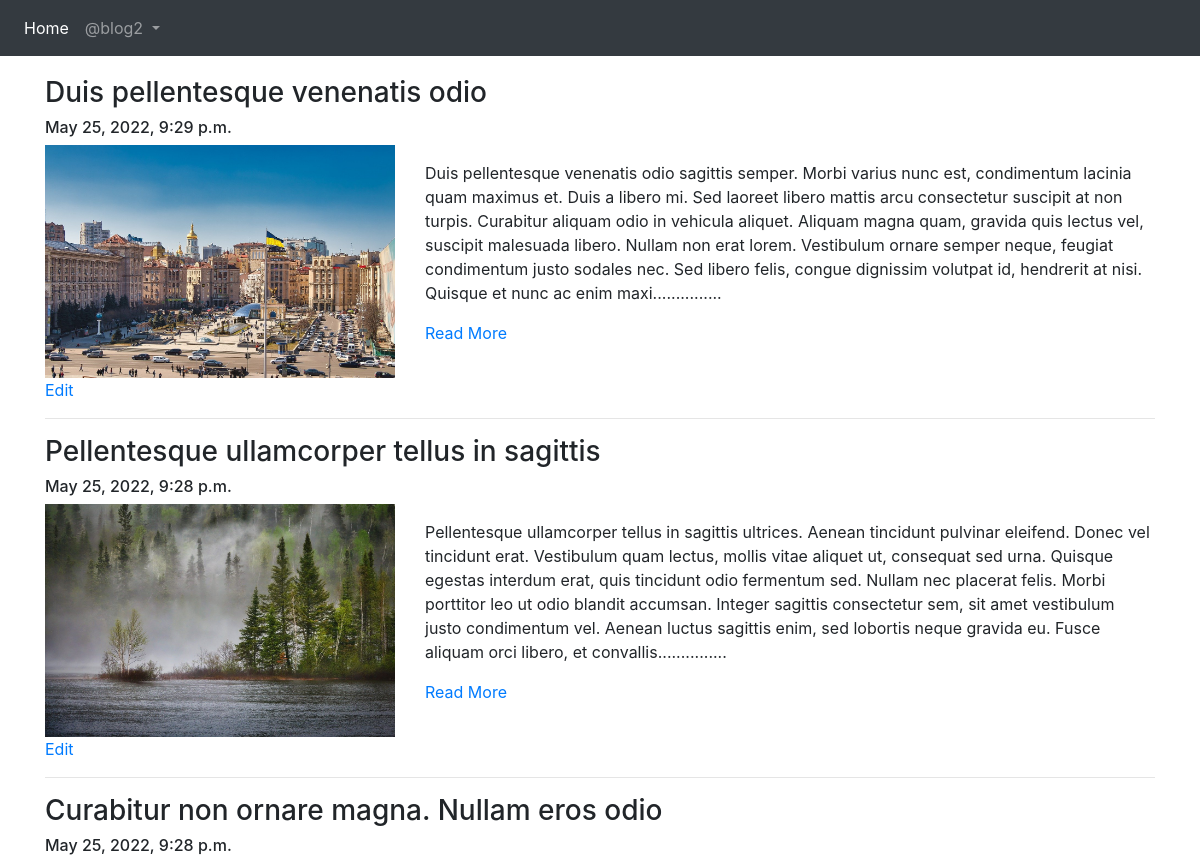
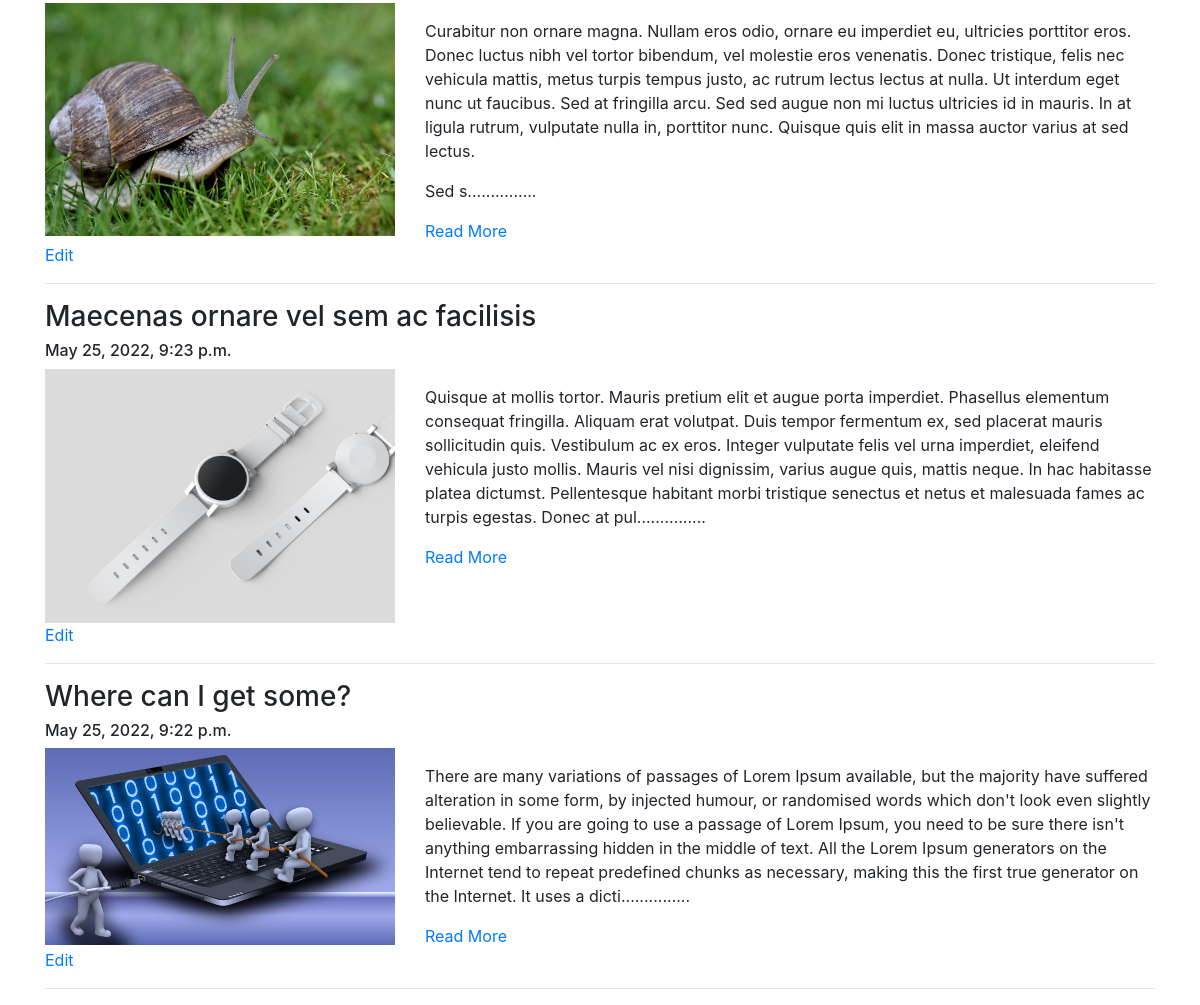
/blog/my-blogs/ (signed in), run on the app's committed database (2 pictures, top to bottom).
### App_Blog/models.py (models this page shows, shortened)
class Blog(models.Model):
    author = models.ForeignKey(User, on_delete=models.CASCADE, related_name='post_author')
    blog_title = models.CharField(max_length=264, verbose_name="Put a Title")
    slug = models.SlugField(max_length=264, unique=True)
    blog_content = models.TextField(verbose_name="What is on your mind")
    blog_image = models.ImageField(upload_to = 'blog_images', verbose_name='Image')
    publish_date = models.DateTimeField(auto_now_add=True)
    update_date = models.DateTimeField(auto_now=True)
    class Meta:
        ordering = ['-publish_date',]

### App_Blog/views.py (the view)
# urls.py: path('my-blogs/', views.MyBlogs.as_view(), name='my_blogs'),
class MyBlogs(LoginRequiredMixin, TemplateView):
    template_name = 'App_Blog/my_blogs.html'

### App_Blog/templatetags/custom_filters.py (called while the page is built)
def range_filter(value):
    return value[0:500] + "..............."

### templates/App_Blog/my_blogs.html (shortened to what this page needs)
{% extends 'base.html' %}
{% load custom_filters %}
{% block body_block %}
  {% for blog in user.post_author.all %}
  <h3>{{blog.blog_title}}</h3>
  <h6>{{blog.publish_date}}</h6>
  <div class="row">
    <div class="col-sm-4">
      <img src="/media/{{blog.blog_image}}" alt="" width="100%">
    </div>
    <div class="col-sm-8">
      <p>{{blog.blog_content|range_filter|linebreaks}}</p>
      <a href="{% url 'App_Blog:blog_details' slug=blog.slug %}">Read More</a>
    </div>
  </div>
  <a href="{% url 'App_Blog:edit_blog' pk=blog.pk %}">Edit</a>
  <hr>
{% endfor %}
{% endblock %}

### templates/base.html (shortened to what this page needs)
<!DOCTYPE html>
<html lang="en" dir="ltr">
  <head>
     <link rel="stylesheet" href="https://stackpath.bootstrapcdn.com/bootstrap/4.4.1/css/bootstrap.min.css">
     <link rel="stylesheet" href="https://use.fontawesome.com/releases/v5.15.4/css/all.css">
  </head>
  <body>
  <nav class="navbar navbar-expand-sm navbar-dark bg-dark">
    <ul class="navbar-nav">
      <li class="nav-item active">
        <a class="nav-link" href="{% url 'index' %}">Home</a>
      </li>
      {% if user.is_authenticated %}
      <div class="nav-item dropdown">
        <a class="nav-link dropdown-toggle" href="#" data-toggle="dropdown">
          @{{ user.username }}
        </a>
      </div>
      {% endif %}
    </ul>
  </nav>
<div class="container" style="padding-top:20px">
  {% block body_block %}
  {% endblock %}
</div>
  </body>
</html>

### data on the page
Blog: blog_title "Duis pellentesque venenatis odio", publish_date "May 25, 2022, 9:29 p.m.", blog_image (picture), blog_content|range_filter "Duis pellentesque venenatis odio sagittis semper. Morbi varius nunc est, condimentum lacinia quam maximus et. Duis a libero mi. Sed laoreet libero mattis arcu consectetur suscipit at non turpis. Curabitur aliquam odio in vehicula aliquet. Aliquam magna quam, gravida quis lectus vel, suscipit malesuada libero. Nullam non erat lorem. Vestibulum ornare semper neque, feugiat condimentum justo sodales nec. Sed libero felis, congue dignissim volutpat id, hendrerit at nisi. Quisque et nunc ac enim maxi..............."
Blog: blog_title "Pellentesque ullamcorper tellus in sagittis", publish_date "May 25, 2022, 9:28 p.m.", blog_image (picture), blog_content|range_filter "Pellentesque ullamcorper tellus in sagittis ultrices. Aenean tincidunt pulvinar eleifend. Donec vel tincidunt erat. Vestibulum quam lectus, mollis vitae aliquet ut, consequat sed urna. Quisque egestas interdum erat, quis tincidunt odio fermentum sed. Nullam nec placerat felis. Morbi porttitor leo ut odio blandit accumsan. Integer sagittis consectetur sem, sit amet vestibulum justo condimentum vel. Aenean luctus sagittis enim, sed lobortis neque gravida eu. Fusce aliquam orci libero, et convallis..............."
Blog: blog_title "Curabitur non ornare magna. Nullam eros odio", publish_date "May 25, 2022, 9:28 p.m.", blog_image (picture), blog_content|range_filter "Curabitur non ornare magna. Nullam eros odio, ornare eu imperdiet eu, ultricies porttitor eros. Donec luctus nibh vel tortor bibendum, vel molestie eros venenatis. Donec tristique, felis nec vehicula mattis, metus turpis tempus justo, ac rutrum lectus lectus at nulla. Ut interdum eget nunc ut faucibus. Sed at fringilla arcu. Sed sed augue non mi luctus ultricies id in mauris. In at ligula rutrum, vulputate nulla in, porttitor nunc. Quisque quis elit in massa auctor varius at sed lectus. Sed s..............."
Blog: blog_title "Maecenas ornare vel sem ac facilisis", publish_date "May 25, 2022, 9:23 p.m.", blog_image (picture), blog_content|range_filter "Quisque at mollis tortor. Mauris pretium elit et augue porta imperdiet. Phasellus elementum consequat fringilla. Aliquam erat volutpat. Duis tempor fermentum ex, sed placerat mauris sollicitudin quis. Vestibulum ac ex eros. Integer vulputate felis vel urna imperdiet, eleifend vehicula justo mollis. Mauris vel nisi dignissim, varius augue quis, mattis neque. In hac habitasse platea dictumst. Pellentesque habitant morbi tristique senectus et netus et malesuada fames ac turpis egestas. Donec at pul..............."
Blog: blog_title "Where can I get some?", publish_date "May 25, 2022, 9:22 p.m.", blog_image (picture), blog_content|range_filter "There are many variations of passages of Lorem Ipsum available, but the majority have suffered alteration in some form, by injected humour, or randomised words which don't look even slightly believable. If you are going to use a passage of Lorem Ipsum, you need to be sure there isn't anything embarrassing hidden in the middle of text. All the Lorem Ipsum generators on the Internet tend to repeat predefined chunks as necessary, making this the first true generator on the Internet. It uses a dicti..............."

### other printed values
{{ user.username }} "blog2"
